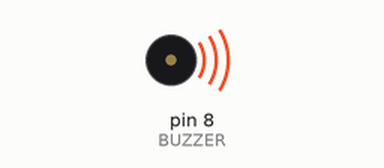
Recording of a sketch running on a simulated Arduino Uno, built with avr-gcc and run on an emulated ATmega328P. Parts: buzzer (waves = sounding, pin HIGH).

Above: at 0.2 s.
Timing chart, 0 to 3.0 s (numbered marks = the images above):
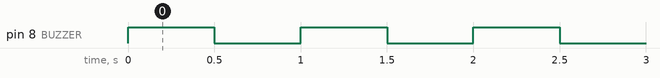

Measured:
- by itself, pin 8 (BUZZER): alternates HIGH for 0.50 s and LOW for 0.50 s

The sketch:

pitido.ino
```cpp
// KY-006 Passive Buzzer Module

#define BUZZER 8

void setup() {
    pinMode(BUZZER, OUTPUT);
}

void loop() {
    digitalWrite(BUZZER, HIGH);   // Buzzer encendido
    delay(500);                   // Esperar 500 ms
    digitalWrite(BUZZER, LOW);    // Buzzer apagado
    delay(500);                   // Esperar 500 ms
}
```
